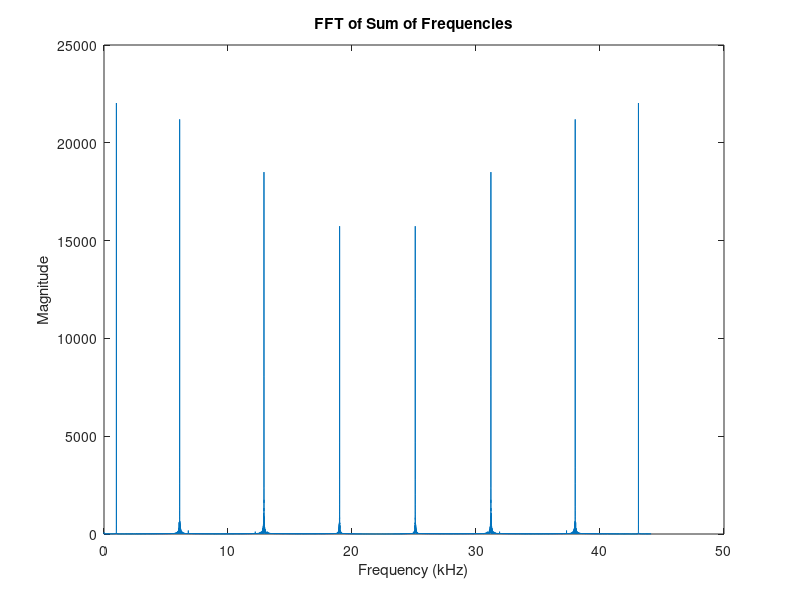

MATLAB code for this plot:
clear all
close all
clc
% Parametry sygnału
fpilot = 19000; % Częstotliwość 19 kHz
fs = 44100; % Częstotliwość próbkowania
t = 0:1/fs:1; % Wektor czasu od 0 do 1 sekundy z częstotliwością próbkowania Fs

df = 10; % Zmiana częstotliwości ±10 Hz
fm = 0.1; % Częstotliwość zmiany częstotliwości (10 sekund)

phase_offset = pi/4; % Przesunięcie fazowe o pi/4 radianów (możesz zmienić na dowolną wartość)

%% punkty 1 i 2
p = sin(2*pi*fpilot*t + phase_offset);
p = awgn(p, 0, 'measured'); 

% %% punkt 3
% delta_f = df * sin(2*pi*fm*t);
% p = sin(2*pi*(fpilot + delta_f).*t + phase_offset);

% Petla PLL z filtrem typu IIR do odtworzenia częstotliwości i fazy pilota [7]
% i na tej podstawie sygnałów nośnych: symboli c1, stereo c38 i danych RDS c57
freq = 2*pi*fpilot/fs;
theta = zeros(1,length(p)+1);
alpha = 1e-2;
beta = alpha^2/4;
for n = 1 : length(p)
    perr = -p(n)*sin(theta(n));
    theta(n+1) = theta(n) + freq + alpha*perr;
    freq = freq + beta*perr;
end
    
% Obliczenie składowych sygnału
c1 = cos((1/19)*theta(1:end-1));
c19 = cos(theta(1:end-1));
c38 = cos(2*theta(1:end-1));
c57 = cos(3*theta(1:end-1));

% Sumowanie sygnałów
signal_sum = c1 + c19 + c38 + c57;
fft_signal = fft(signal_sum);

% Plot in frequency domain
Fs = fs; % Sampling frequency
N = length(signal_sum); % Length of signal
f = linspace(0, Fs, N); % Frequency vector
f_khz = f / 1000; % Convert frequencies to kHz

figure;
plot(f_khz, abs(fft_signal));
title('FFT of Sum of Frequencies');
xlabel('Frequency (kHz)');
ylabel('Magnitude');
